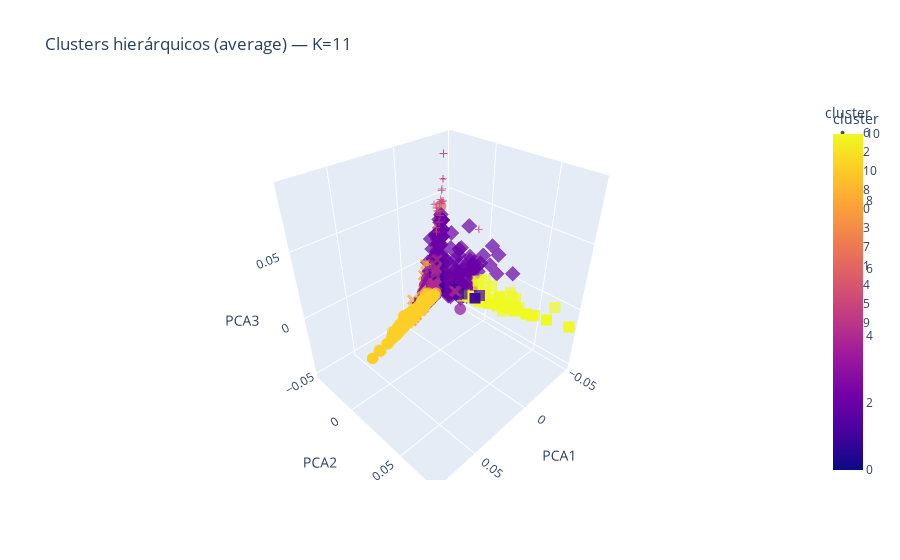

Notebook source saved alongside this figure:
### Code cell
import plotly.express as px
from sklearn.decomposition import PCA

# ==== PCA para 3 componentes ====
pca = PCA(n_components=3, random_state=SEED)
X_pca = pca.fit_transform(X_features)

# DataFrame para visualização
df_pca = pd.DataFrame(X_pca, columns=["PCA1", "PCA2", "PCA3"])
df_pca["cluster"] = final_labels

# ==== Gráfico 3D interativo ====
fig = px.scatter_3d(
    df_pca,
    x="PCA1", y="PCA2", z="PCA3",
    color="cluster",
    title=f"Clusters hierárquicos ({best_linkage}) — K={K_best}",
    opacity=0.7,
    symbol="cluster"
)
fig.update_traces(marker=dict(size=4))
fig.show()
